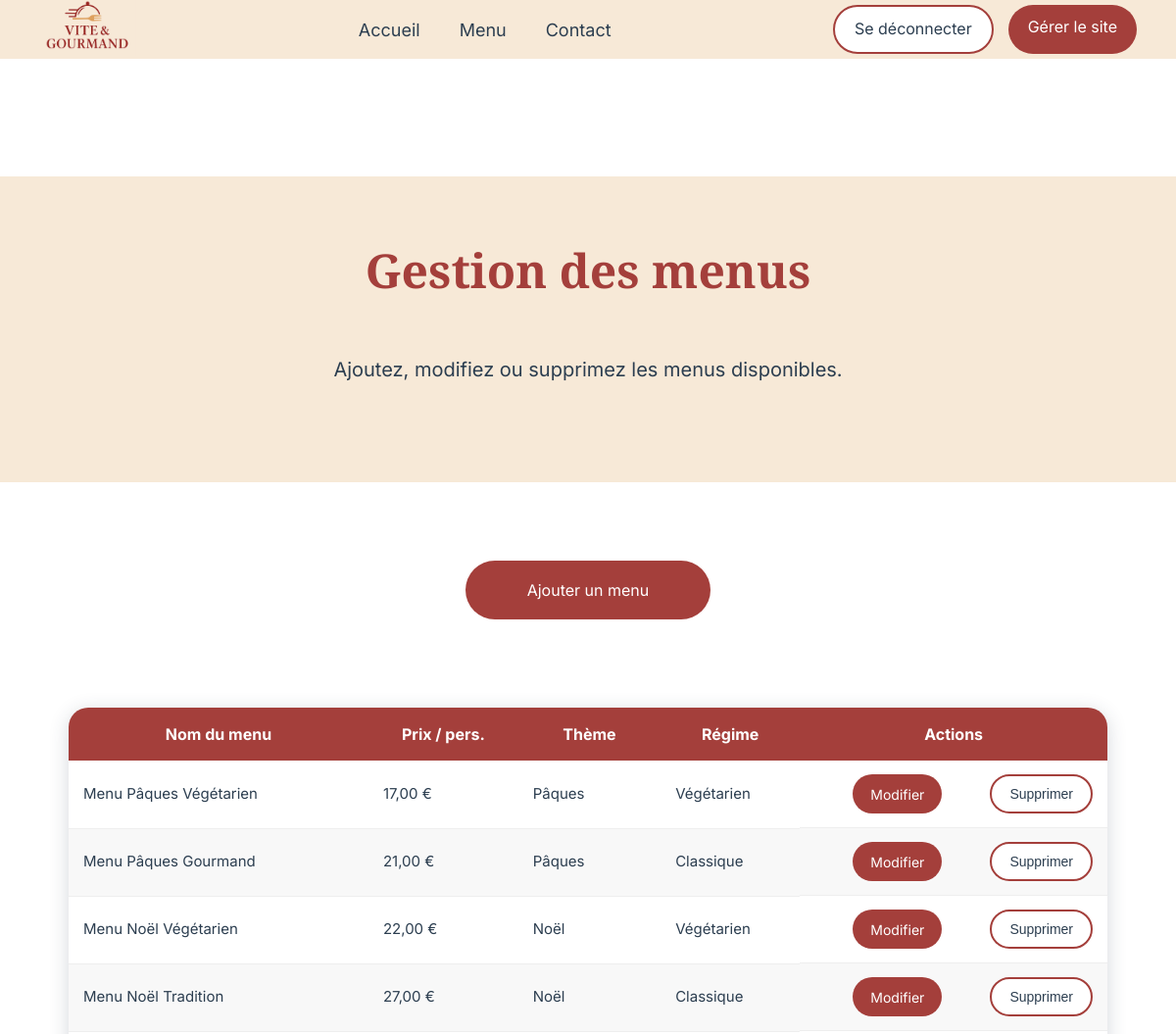
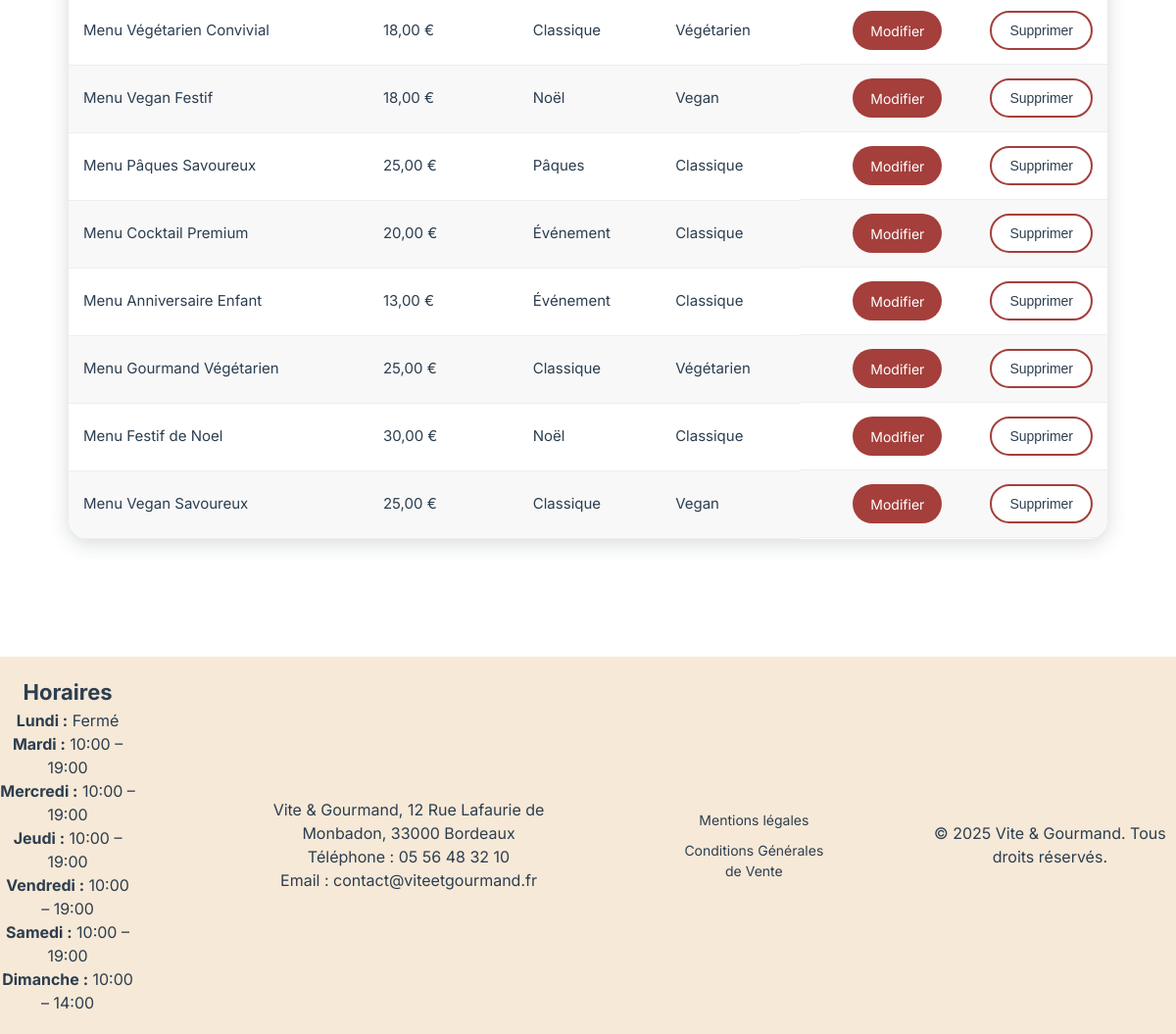
/public/gestion-menus.php (signed in), run on the app's committed database (2 pictures, top to bottom).
### tables this page shows
CREATE TABLE menu (
    id INT AUTO_INCREMENT PRIMARY KEY,
    nom VARCHAR(100) NOT NULL,
    description TEXT,
    description_longue TEXT,
    theme VARCHAR(100),
    regime VARCHAR(100),
    nb_personnes_min INT NOT NULL,
    prix_base DECIMAL(10,2) NOT NULL,
    stock INT NOT NULL,
    image VARCHAR(255)
);

CREATE TABLE horaire (
    id INT AUTO_INCREMENT PRIMARY KEY,
    jour VARCHAR(20) NOT NULL,
    ouverture TIME NULL,
    fermeture TIME NULL
);

### models/menuModel.php (called while the page is built, shortened)
<?php
function getAllMenus(PDO $pdo): array
{
    return $pdo->query("
        SELECT id, nom, theme, regime, prix_base
        FROM menu
        ORDER BY id DESC
    ")->fetchAll(PDO::FETCH_ASSOC);
}

### models/horaireModel.php (called while the page is built, shortened)
<?php
function getHoraires(PDO $pdo): array
{
    $stmt = $pdo->query("
        SELECT jour, ouverture, fermeture
        FROM horaire
        ORDER BY id
    ");
    return $stmt->fetchAll(PDO::FETCH_ASSOC);
}

### public/gestion-menus.php (the view, shortened to what this page needs)
<?php
require_once __DIR__ . '/../config/database.php';
require_once __DIR__ . '/../models/menuModel.php';
$menus = getAllMenus($pdo);
?>
<!DOCTYPE html>
<html lang="fr">
<head>
    <?php
    require_once __DIR__ . '/../partials/head.php';
    ?>
</head>
<body>
<?php require_once __DIR__ . '/../partials/header.php'; ?>
<main id="main-content">
    <section class="hero-section commandes-hero">
        <h1>Gestion des menus</h1>
        <p>Ajoutez, modifiez ou supprimez les menus disponibles.</p>
    </section>
    <div class="add-menu-container">
        <a href="form-menu.php" class="btn-commande">Ajouter un menu</a>
    </div>
    <section class="menus-admin-container">
        <table class="menus-admin-table">
            <thead>
                <tr>
                    <th>Nom du menu</th>
                    <th>Prix / pers.</th>
                    <th>Thème</th>
                    <th>Régime</th>
                    <th>Actions</th>
                </tr>
            </thead>
            <tbody>
            <?php foreach ($menus as $menu): ?>
                <tr>
                    <td><?= htmlspecialchars($menu['nom']) ?></td>
                    <td><?= number_format($menu['prix_base'], 2, ',', ' ') ?> €</td>
                    <td><?= htmlspecialchars($menu['theme']) ?></td>
                    <td><?= htmlspecialchars($menu['regime']) ?></td>
                    <td>
                        <a href="form-menu.php?id=<?= (int) $menu['id'] ?>" class="btn-commande">
                            Modifier
                        </a>
                        <form
                            method="POST"
                            action="delete-menu.php"
                        >
                            <button type="submit" class="btn-secondary btn-delete">
                                Supprimer
                            </button>
                        </form>
                    </td>
                </tr>
            <?php endforeach; ?>
            </tbody>
        </table>
    </section>
</main>
<?php require_once __DIR__ . '/../partials/footer.php'; ?>
</body>
</html>

### partials/footer.php (shortened to what this page needs)
<?php
require_once __DIR__ . '/../config/database.php';
require_once __DIR__ . '/../models/horaireModel.php';
$horaires = getHoraires($pdo);
?>
<footer>
        <div class="footer-container">
            <div class="horaires">
                <h3>Horaires</h3>
                <?php foreach ($horaires as $h): ?>
                    <p>
                        <strong><?= ucfirst($h['jour']) ?> :</strong>
                        <?php if ($h['ouverture'] && $h['fermeture']): ?>
                            <?= substr($h['ouverture'], 0, 5) ?> – <?= substr($h['fermeture'], 0, 5) ?>
                        <?php else: ?>
                            Fermé
                        <?php endif; ?>
                    </p>
                <?php endforeach; ?>
            </div>
            <div class="contact">
                <p>Vite & Gourmand, 12 Rue Lafaurie de Monbadon, 33000 Bordeaux</p>
                <p>Téléphone : 05 56 48 32 10</p>
                <p>Email : contact@viteetgourmand.fr </p>
            </div>
            <div class="legal">
                <a href="mentions-legales.php">Mentions légales</a>
                <a href="cgv.php">Conditions Générales de Vente</a>
            </div>
            <div class="copyright">
                <p>&copy; 2025 Vite & Gourmand. Tous droits réservés.</p>
            </div>
        </div>
    </footer>

### public/assets/css/style.css (style rules this page uses)
* { margin: 0; padding: 0; box-sizing: border-box; }
h3 { font-size: 1.375rem; }
p { font-size: 1rem; }
html, body { overflow-x: hidden; }
body { font-family: 'Inter', sans-serif; background-color: #FFFFFF; color: #2C3E50; line-height: 1.5; }
h1 { font-weight: bold; font-size: 3rem; font-family: 'Playfair Display', serif; color: #A43F3B; }
.footer-container { display: flex; flex-direction: row; justify-content: center; align-items: center; background-color: #F7E9D7; color: #2C3E50; text-align: center; padding: 20px 0; gap: 100px; }
.legal { display: flex; flex-direction: column; gap: 10px; font-size: 0.875rem; }
.legal a { color: #2C3E50; text-decoration: none; }
.hero-section { display: flex; flex-direction: column; align-items: center; background-color: #F7E9D7; padding: 60px 20px; margin-bottom: 80px; }
.hero-section p { font-size: 1.25rem; margin-bottom: 40px; }
.hero-section h1 { margin-bottom: 50px; }
.btn-commande { display:flex; align-items: center; justify-content: center; cursor: pointer; width:250px; height:60px; background: #A43F3B; color:white; text-decoration:none; text-align:center; border-radius:30px; margin: 0 auto 60px auto; border: none; font-size: 1rem; }
.btn-secondary { display: inline-flex; align-items: center; justify-content: center; padding: 10px 20px; height: 50px; border-radius: 30px; background-color: white; border: 2px solid #A43F3B; color: #2C3E50; text-decoration: none; font-size: 1rem; width: auto; }
.menus-admin-container { max-width: 1100px; margin: 0 auto 120px auto; padding: 0 20px; }
.add-menu-container { display: flex; justify-content: flex-end; margin-bottom: 30px; }
.add-menu-container a { display: inline-flex; align-items: center; justify-content: center; text-decoration: none; }
.menus-admin-table { width: 100%; border-collapse: collapse; background-color: white; border-radius: 20px; overflow: hidden; box-shadow: 0 4px 20px rgba(44, 62, 80, 0.2); }
.menus-admin-table th { background-color: #A43F3B; color: white; padding: 15px; font-size: 1rem; text-align: center; }
.menus-admin-table td { padding: 14px 15px; font-size: 0.9375rem; color: #2C3E50; border-bottom: 1px solid #eee; }
.menus-admin-table tr:nth-child(even) { background-color: #f8f8f8; }
.menus-admin-table td:last-child { display: flex; gap: 10px; align-items: center; }
.menus-admin-table .btn-commande, .menus-admin-table .btn-secondary { height: 40px; font-size: 0.875rem; padding: 0 18px; display: inline-flex; align-items: center; justify-content: center; text-decoration: none; margin:auto; width: auto; }

### data on the page
menu: nom "Menu Pâques Végétarien", prix_base "17,00", theme "Pâques", regime "Végétarien"
menu: nom "Menu Pâques Gourmand", prix_base "21,00", theme "Pâques", regime "Classique"
menu: nom "Menu Noël Végétarien", prix_base "22,00", theme "Noël", regime "Végétarien"
menu: nom "Menu Noël Tradition", prix_base "27,00", theme "Noël", regime "Classique"
menu: nom "Menu Végétarien Convivial", prix_base "18,00", theme "Classique", regime "Végétarien"
menu: nom "Menu Vegan Festif", prix_base "18,00", theme "Noël", regime "Vegan"
menu: nom "Menu Pâques Savoureux", prix_base "25,00", theme "Pâques", regime "Classique"
menu: nom "Menu Cocktail Premium", prix_base "20,00", theme "Événement", regime "Classique"
menu: nom "Menu Anniversaire Enfant", prix_base "13,00", theme "Événement", regime "Classique"
menu: nom "Menu Gourmand Végétarien", prix_base "25,00", theme "Classique", regime "Végétarien"
menu: nom "Menu Festif de Noel", prix_base "30,00", theme "Noël", regime "Classique"
menu: nom "Menu Vegan Savoureux", prix_base "25,00", theme "Classique", regime "Vegan"
horaire: jour "Lundi", shows "Fermé"
horaire: jour "Mardi", ouverture "10:00", fermeture "19:00"
horaire: jour "Mercredi", ouverture "10:00", fermeture "19:00"
horaire: jour "Jeudi", ouverture "10:00", fermeture "19:00"
horaire: jour "Vendredi", ouverture "10:00", fermeture "19:00"
horaire: jour "Samedi", ouverture "10:00", fermeture "19:00"
horaire: jour "Dimanche", ouverture "10:00", fermeture "14:00"

### other printed values
$profilLabel "Gérer le site"
